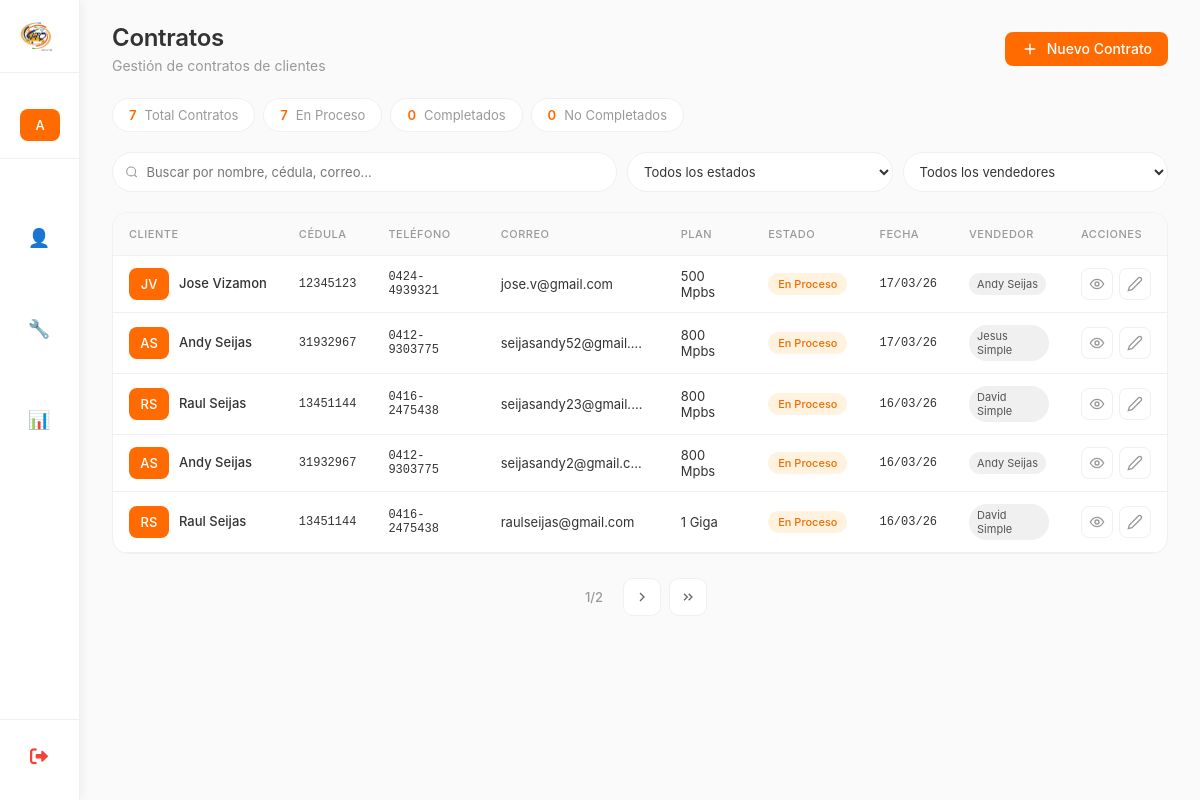
Page /lista_contratos/ (signed in) on the earlier database version.
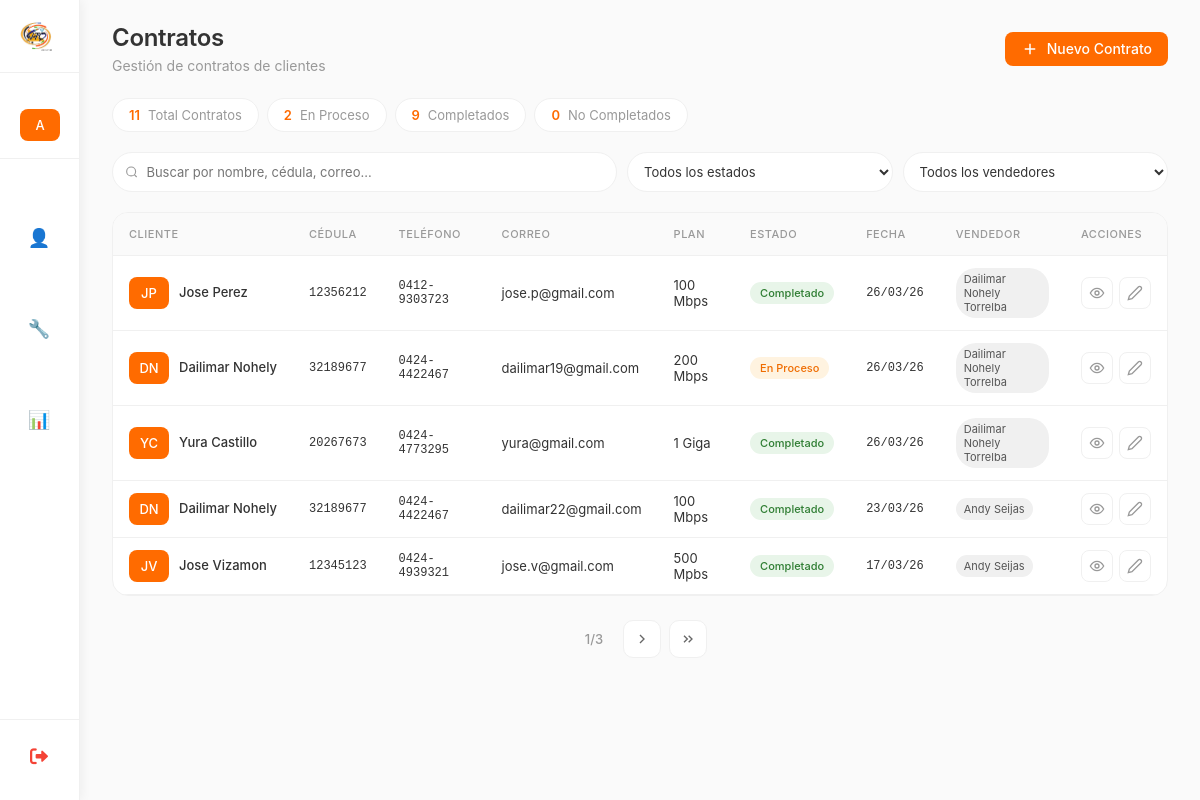
Same page on the later database version.
### myapp/models.py (models this page shows, shortened)
class ContratoCliente(models.Model):
    class SimplePlusChoices(models.TextChoices):
        SI = 'SI', 'Sí'
        NO = 'NO', 'No'
    class EstadoContrato(models.TextChoices):
        EN_PROCESO = 'EN_PROCESO', 'En Proceso'
        COMPLETADO = 'COMPLETADO', 'Completado'
        NO_COMPLETADO = 'NO_COMPLETADO', 'No Completado'
    cliente_potencial = models.ForeignKey('ClientePotencial',on_delete=models.CASCADE,related_name='contratos',verbose_name="Cliente Potencial")
    otro_telefono = models.CharField(max_length=20,verbose_name="Otro Teléfono",blank=True,null=True,help_text="Teléfono adicional de contacto")
    correo_electronico = models.EmailField(verbose_name="Correo Electrónico",max_length=254,unique=True)
    direccion_detallada = models.TextField(max_length=500,verbose_name="Dirección Detallada",help_text="Calle, avenida, urbanización, casa/edificio, piso, apartamento")
    fecha_nacimiento = models.DateField(verbose_name="Fecha de Nacimiento")
    plan_contratado = models.ForeignKey(Plan,on_delete=models.PROTECT,related_name='contratos',verbose_name="Plan a Contratar")
    simple_plus = models.CharField(max_length=2,choices=SimplePlusChoices.choices,default=SimplePlusChoices.NO,verbose_name="Simple Plus",help_text="¿El cliente tiene Simple Plus?")
    modalidad_equipo = models.ForeignKey(ModalidadEquipo,on_delete=models.PROTECT,related_name='contratos',verbose_name="Modalidad del Equipo")
    punto_referencia = models.CharField(max_length=255,verbose_name="Punto de Referencia",help_text="Referencia para encontrar la ubicación")
    tipo_vivienda = models.ForeignKey(TipoVivienda,on_delete=models.PROTECT,related_name='contratos',verbose_name="Tipo de Vivienda")
    numero_casa = models.CharField(max_length=50,verbose_name="Número de Casa/Edificio",help_text="Número de la casa, edificio, apartamento")
    numero_pago_movil = models.CharField(blank=True, null=True,max_length=20,verbose_name="Número de Pago Móvil",help_text="Número de teléfono donde se realizó el pago")
    foto_pago = models.ImageField(blank=True, null=True,upload_to='pagos/',verbose_name="Foto del Pago",help_text="Captura de pantalla o foto del comprobante de pago")
    red = models.ForeignKey(Red,on_delete=models.PROTECT,related_name='contratos',verbose_name="Red")
    ods = models.CharField(max_length=50,verbose_name="ODS",blank=True,null=True,help_text="Orden de Servicio (solo administrador)")
    customer_id = models.CharField(max_length=50,verbose_name="Customer ID",blank=True,null=True,help_text="ID del cliente en el sistema (solo administrador)")
    atr = models.CharField(default="*VTC Conexiones",max_length=50,verbose_name="ATR",blank=True,null=True,help_text="ATR")
    estado = models.CharField(max_length=15,choices=EstadoContrato.choices,default=EstadoContrato.EN_PROCESO,verbose_name="Estado del Contrato")
    creado_por = models.ForeignKey(User,on_delete=models.SET_NULL,null=True,blank=True,related_name='contratos_creados',verbose_name="Creado por")
    fecha_creacion = models.DateTimeField(auto_now_add=True,verbose_name="Fecha de creación")
    fecha_actualizacion = models.DateTimeField(auto_now=True,verbose_name="Última actualización")
    class Meta:
        verbose_name = "Contrato de Cliente"
        verbose_name_plural = "Contratos de Clientes"
        ordering = ['-fecha_creacion']
        indexes = [
            models.Index(fields=['estado']),
            models.Index(fields=['fecha_creacion']),
            models.Index(fields=['correo_electronico']),
        ]

class ClientePotencial(models.Model):
    class InteresadoChoices(models.TextChoices):
        SI = 'SI', 'Sí'
        TAL_VEZ = 'TAL_VEZ', 'Tal vez'
        NO = 'NO', 'No'
    cedula = models.CharField(max_length=15,verbose_name="Cédula de Identidad",unique=True,  help_text="Ej: V-12345678, E-87654321",db_index=True)
    nombre = models.CharField(max_length=100,verbose_name="Nombre")
    apellido = models.CharField(max_length=100,verbose_name="Apellido")
    direccion = models.TextField(max_length=255,verbose_name="Dirección",blank=True,null=True)
    telefono = models.CharField(max_length=20, verbose_name="Teléfono",help_text="Ej: +58 412-1234567")
    posee_internet = models.BooleanField(default=False,verbose_name="¿Posee internet?", help_text="Marcar si ya tiene servicio de internet")
    interesado = models.CharField(max_length=10,choices=InteresadoChoices.choices,default=InteresadoChoices.TAL_VEZ,verbose_name="Nivel de interés")
    observacion = models.TextField(max_length=500,verbose_name="Observaciones",blank=True,null=True,help_text="Notas adicionales sobre el cliente")
    fecha_registro = models.DateField( default=datetime.date.today, verbose_name="Fecha de registro",help_text="Fecha en que se registró el cliente")
    creado_por = models.ForeignKey(User,on_delete=models.SET_NULL,  null=True,blank=True,related_name='clientes_potenciales_creados', verbose_name="Creado por",help_text="Usuario que registró este cliente")
    fecha_creacion = models.DateTimeField(auto_now_add=True,verbose_name="Fecha de creación en sistema")
    fecha_actualizacion = models.DateTimeField(auto_now=True,verbose_name="Última actualización")
    class Meta:
        verbose_name = "Cliente Potencial"
        verbose_name_plural = "Clientes Potenciales"
        ordering = ['-fecha_creacion']  # Ordenar por más recientes primero

class Plan(models.Model):
    nombre = models.CharField(max_length=100,unique=True,verbose_name="Nombre del Plan")
    activo = models.BooleanField(default=True,verbose_name="Activo")
    fecha_creacion = models.DateTimeField(
        auto_now_add=True,
        verbose_name="Fecha de creación"
    )
    class Meta:
        verbose_name = "Plan"
        verbose_name_plural = "Planes"
        ordering = ['nombre']

### myapp/views_vendedores.py (the view, shortened to what this page needs)
# urls.py: path('lista_contratos/', lista_contratos, name='lista_contratos'),
@login_required
def lista_contratos(request):
    es_admin = request.user.is_superuser or request.user.groups.filter(name='Administrador').exists()
    if es_admin:
        contratos = ContratoCliente.objects.all().select_related(
            'cliente_potencial', 'creado_por', 'plan_contratado'
        )
        vendedores = User.objects.filter(is_active=True).order_by('username')
    else:
        contratos = ContratoCliente.objects.filter(creado_por=request.user).select_related(
            'cliente_potencial', 'plan_contratado'
        )
        vendedores = []
    estado = request.GET.get('estado', '')
    if estado:
        contratos = contratos.filter(estado=estado)
    busqueda = request.GET.get('busqueda', '')
    vendedor_id = request.GET.get('vendedor', '')
    if vendedor_id and es_admin:
        contratos = contratos.filter(creado_por_id=vendedor_id)
    paginator = Paginator(contratos, 5)
    page = request.GET.get('page')
    page_obj = paginator.get_page(page)
    total_contratos = contratos.count()
    en_proceso = contratos.filter(estado='EN_PROCESO').count()
    completados = contratos.filter(estado='COMPLETADO').count()
    no_completados = contratos.filter(estado='NO_COMPLETADO').count()
    context = {
        'page_obj': page_obj,
        'total_contratos': total_contratos,
        'en_proceso': en_proceso,
        'completados': completados,
        'no_completados': no_completados,
        'filtro_estado': estado,
        'filtro_vendedor': vendedor_id,
        'busqueda': busqueda,
        'vendedores': vendedores,
    }
    return render(request, 'Vendedores/lista_contratos.html', context)

### myapp/templates/Vendedores/lista_contratos.html (shortened to what the changed rows need)
{% extends 'Inicio_De_Sesion/base.html' %}
{% load static %}
{% block page_title %}Contratos{% endblock %}
{% block content %}
<div class="stats-grid">
    <div class="stat-card">
        <span class="stat-value">{{ total_contratos }}</span>
        <span class="stat-label">Total Contratos</span>
    </div>
    <div class="stat-card">
        <span class="stat-value">{{ en_proceso }}</span>
        <span class="stat-label">En Proceso</span>
    </div>
    <div class="stat-card">
        <span class="stat-value">{{ completados }}</span>
        <span class="stat-label">Completados</span>
    </div>
</div>
<div class="desktop-view">
    <div class="table-container">
        <table class="table">
            <thead>
                <tr>
                    <th>Cliente</th>
                    <th>Cédula</th>
                    <th>Teléfono</th>
                    <th>Correo</th>
                    <th>Plan</th>
                    <th>Estado</th>
                    <th>Fecha</th>
                    {% if user.is_superuser or user.groups.all.0.name == 'Administrador' %}
                    <th>Vendedor</th>
                    {% endif %}
                    <th>Acciones</th>
                </thead>
            <tbody>
                {% for contrato in page_obj %}
                <tr>
                    <td>
                        <div class="user-cell">
                            <span class="user-avatar">{{ contrato.cliente_potencial.nombre|first|upper }}{{ contrato.cliente_potencial.apellido|first|upper }}</span>
                            <div>
                                <div class="user-name">{{ contrato.cliente_potencial.nombre }} {{ contrato.cliente_potencial.apellido }}</div>
                            </div>
                        </div>
                    </td>
                    <td class="cedula-cell">{{ contrato.cliente_potencial.cedula }}</td>
                    <td class="telefono-cell">{{ contrato.cliente_potencial.telefono }}</td>
                    <td class="email-cell">{{ contrato.correo_electronico|truncatechars:25 }}</td>
                    <td>{{ contrato.plan_contratado.nombre|truncatechars:15 }}</td>
                    <td>
                        {% if contrato.estado == 'EN_PROCESO' %}
                        <span class="badge proceso">En Proceso</span>
                        {% elif contrato.estado == 'COMPLETADO' %}
                        <span class="badge completado">Completado</span>
                        {% elif contrato.estado == 'NO_COMPLETADO' %}
                        <span class="badge no-completado">No Completado</span>
                        {% endif %}
                    </td>
                    <td class="date-cell">{{ contrato.fecha_creacion|date:"d/m/y" }}</td>
                    {% if user.is_superuser or user.groups.all.0.name == 'Administrador' %}
                    <td>
                        <span class="vendedor-badge">
                            {{ contrato.creado_por.get_full_name|default:contrato.creado_por.username }}
                        </span>
                    </td>
                    {% endif %}
                    <td>
                        <div class="actions">
                            <button class="action-btn" onclick="verContrato({{ contrato.id }})" title="Ver detalles">
                                <svg width="16" height="16" viewBox="0 0 24 24" fill="none" stroke="currentColor" stroke-width="2">
                                    <circle cx="12" cy="12" r="3"/>
                                    <path d="M22 12c-2.667 4.667-6 7-10 7s-7.333-2.333-10-7c2.667-4.667 6-7 10-7s7.333 2.333 10 7z"/>
                                </svg>
                            </button>
                            {% if user.is_superuser or user.groups.all.0.name == 'Administrador' %}
                            <button class="action-btn" onclick="editarContrato({{ contrato.id }})" title="Editar">
                                <svg width="16" height="16" viewBox="0 0 24 24" fill="none" stroke="currentColor" stroke-width="2">
                                    <path d="M17 3a2.828 2.828 0 1 1 4 4L7.5 20.5 2 22l1.5-5.5L17 3z"/>
                                </svg>
                            </button>
                            {% endif %}
                        </div>
                    </td>
                </tr>
                {% empty %}
                <tr>
                    <td colspan="{% if user.is_superuser or user.groups.all.0.name == 'Administrador' %}9{% else %}8{% endif %}" class="empty">No hay contratos registrados</td>
                </tr>
                {% endfor %}
            </tbody>
        </table>
    </div>
</div>
{% if page_obj.has_other_pages %}
<div class="pagination">
    <span class="page-info">{{ page_obj.number }}/{{ page_obj.paginator.num_pages }}</span>
    {% if page_obj.has_next %}
    <a href="?page={{ page_obj.next_page_number }}" class="page-link">
        <svg width="16" height="16" viewBox="0 0 24 24" fill="none" stroke="currentColor" stroke-width="2">
            <path d="M9 18l6-6-6-6"/>
        </svg>
    </a>
    <a href="?page={{ page_obj.paginator.num_pages }}" class="page-link">
        <svg width="16" height="16" viewBox="0 0 24 24" fill="none" stroke="currentColor" stroke-width="2">
            <path d="M13 17l5-5-5-5M6 17l5-5-5-5"/>
        </svg>
    </a>
    {% endif %}
</div>
{% endif %}
{% endblock %}

Differences in the rows shown:
no longer on this page (row edited): ContratoCliente: cliente_potencial.nombre|first "A", cliente_potencial.apellido|first "S", cliente_potencial.nombre "Andy", cliente_potencial.apellido "Seijas", cliente_potencial.cedula "31932967", cliente_potencial.telefono "0412-9303775", correo_electronico "seijasandy52@gmail.…", plan_contratado.nombre "800 Mpbs", estado "En Proceso", fecha_creacion "17/03/26", creado_por.get_full_name "Jesus Simple"
no longer on this page (row edited): ContratoCliente: cliente_potencial.nombre|first "R", cliente_potencial.apellido|first "S", cliente_potencial.nombre "Raul", cliente_potencial.apellido "Seijas", cliente_potencial.cedula "13451144", cliente_potencial.telefono "0416-2475438", correo_electronico "seijasandy23@gmail.…", plan_contratado.nombre "800 Mpbs", estado "En Proceso", fecha_creacion "16/03/26", creado_por.get_full_name "David Simple"
no longer on this page (row edited): ContratoCliente: cliente_potencial.nombre|first "A", cliente_potencial.apellido|first "S", cliente_potencial.nombre "Andy", cliente_potencial.apellido "Seijas", cliente_potencial.cedula "31932967", cliente_potencial.telefono "0412-9303775", correo_electronico "seijasandy2@gmail.com", plan_contratado.nombre "800 Mpbs", estado "En Proceso", fecha_creacion "16/03/26", creado_por.get_full_name "Andy Seijas"
no longer on this page (row edited): ContratoCliente: cliente_potencial.nombre|first "R", cliente_potencial.apellido|first "S", cliente_potencial.nombre "Raul", cliente_potencial.apellido "Seijas", cliente_potencial.cedula "13451144", cliente_potencial.telefono "0416-2475438", correo_electronico "raulseijas@gmail.com", plan_contratado.nombre "1 Giga", estado "En Proceso", fecha_creacion "16/03/26", creado_por.get_full_name "David Simple"
added ContratoCliente: cliente_potencial.nombre|first "J", cliente_potencial.apellido|first "P", cliente_potencial.nombre "Jose", cliente_potencial.apellido "Perez", cliente_potencial.cedula "12356212", cliente_potencial.telefono "0412-9303723", correo_electronico "jose.p@gmail.com", plan_contratado.nombre "100 Mbps", estado "Completado", fecha_creacion "26/03/26", creado_por.get_full_name "Dailimar Nohely Torrelba"
added ContratoCliente: cliente_potencial.nombre|first "D", cliente_potencial.apellido|first "N", cliente_potencial.nombre "Dailimar", cliente_potencial.apellido "Nohely", cliente_potencial.cedula "32189677", cliente_potencial.telefono "0424-4422467", correo_electronico "dailimar19@gmail.com", plan_contratado.nombre "200 Mbps", estado "En Proceso", fecha_creacion "26/03/26", creado_por.get_full_name "Dailimar Nohely Torrelba"
added ContratoCliente: cliente_potencial.nombre|first "Y", cliente_potencial.apellido|first "C", cliente_potencial.nombre "Yura", cliente_potencial.apellido "Castillo", cliente_potencial.cedula "20267673", cliente_potencial.telefono "0424-4773295", correo_electronico "yura@gmail.com", plan_contratado.nombre "1 Giga", estado "Completado", fecha_creacion "26/03/26", creado_por.get_full_name "Dailimar Nohely Torrelba"
added ContratoCliente: cliente_potencial.nombre|first "D", cliente_potencial.apellido|first "N", cliente_potencial.nombre "Dailimar", cliente_potencial.apellido "Nohely", cliente_potencial.cedula "32189677", cliente_potencial.telefono "0424-4422467", correo_electronico "dailimar22@gmail.com", plan_contratado.nombre "100 Mbps", estado "Completado", fecha_creacion "23/03/26", creado_por.get_full_name "Andy Seijas"
changed ContratoCliente "jose.v@gmail.com": estado "En Proceso" → "Completado"
Other differences:
{{ total_contratos }}: "7" → "11"
{{ en_proceso }}: "7" → "2"
{{ completados }}: "0" → "9"
{{ page_obj.paginator.num_pages }}: "2" → "3"
